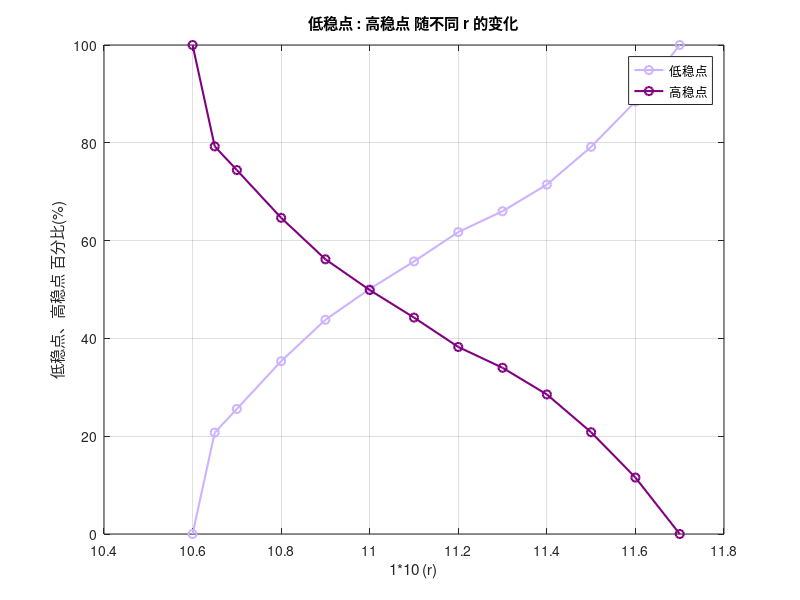

Reproduce this figure in MATLAB.
 
 
r = [10.6, 10.65, 10.7, 10.8, 10.9, 11.0, 11.1, 11.2, 11.3, 11.4, 11.5, 11.6, 11.7];

 
lowStable = [0, 20.73, 25.58, 35.34, 43.81, 50.11, 55.74, 61.75, 66.01, 71.45, 79.18, 88.45, 100];   

 
highStable = [100, 79.27, 74.42, 64.66, 56.18, 49.89, 44.26, 38.25, 33.99, 28.54, 20.81, 11.54, 0];  

 
figure;                           

 
plot(r, lowStable, '-o', ...     
    'Color', [0.8 0.7 1], ...   
    'LineWidth', 1.5, ...        
    'MarkerSize', 6, ...         
    'DisplayName','低稳点');     
hold on;                         
 
plot(r, highStable, '-o', ...    
    'Color', [0.5 0 0.5], ...   
    'LineWidth', 1.5, ...       
    'MarkerSize', 6, ...         
    'DisplayName','高稳点');     

 
legend('Location','best');       
 
xlabel('1*10^ (r)');                     
ylabel('低稳点、高稳点 百分比(%)');  

 
title('低稳点 : 高稳点 随不同 r 的变化');  

 
grid on;                        
